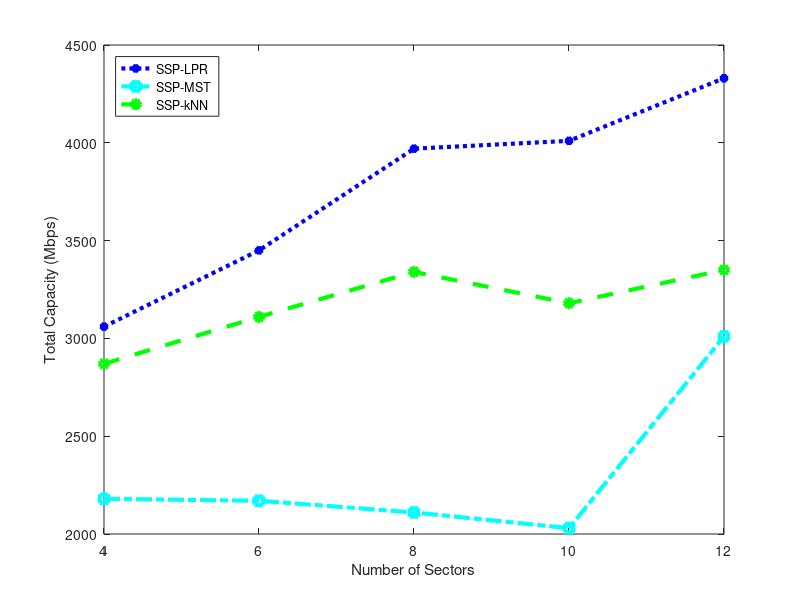

Source code (MATLAB): (Note: this script raises an error after producing the figure.)
figure(3);
X = [ 4, 6, 8, 10, 12 ];
SSPLPR = [ 3.06e+09, 3.45e+09, 3.97e+09, 4.01e+09, 4.33e+09 ];
SSPMST = [ 2.18e+09, 2.17e+09, 2.11e+09  2.03e+09, 3.01e+09 ];
SSPkNN = [ 2.87e+09, 3.11e+09, 3.34e+09, 3.18e+09, 3.35e+09 ];
SSPLPR = SSPLPR / 1000000;
SSPMST = SSPMST / 1000000;
SSPkNN = SSPkNN / 1000000;
plot(X,SSPLPR,':*b','LineWidth',3);
hold on;
plot(X,SSPMST,'-.sc','LineWidth',3);
plot(X,SSPkNN,'--og ','LineWidth',3);
xlabel('Number of Sectors');
ylabel('Total Capacity (Mbps)');
legend('SSP-LPR','SSP-MST','SSP-kNN', "Location", "NorthWest");
set(gca, 'XTickMode', 'manual', 'XTick', X);
hold off;
fixAxes;
print(3, "scenario3.eps", "-deps");
print(3, "scenario3.pdf", "-dpdf");
